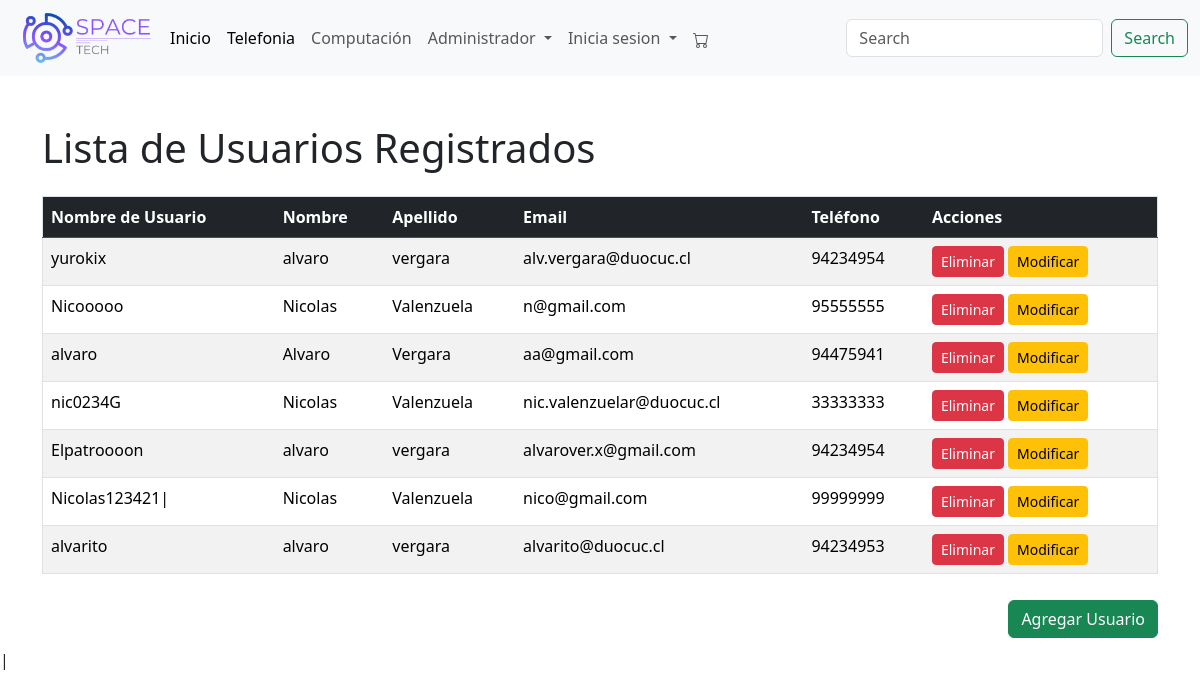
The page /listaU (signed in) on the database as committed earlier.
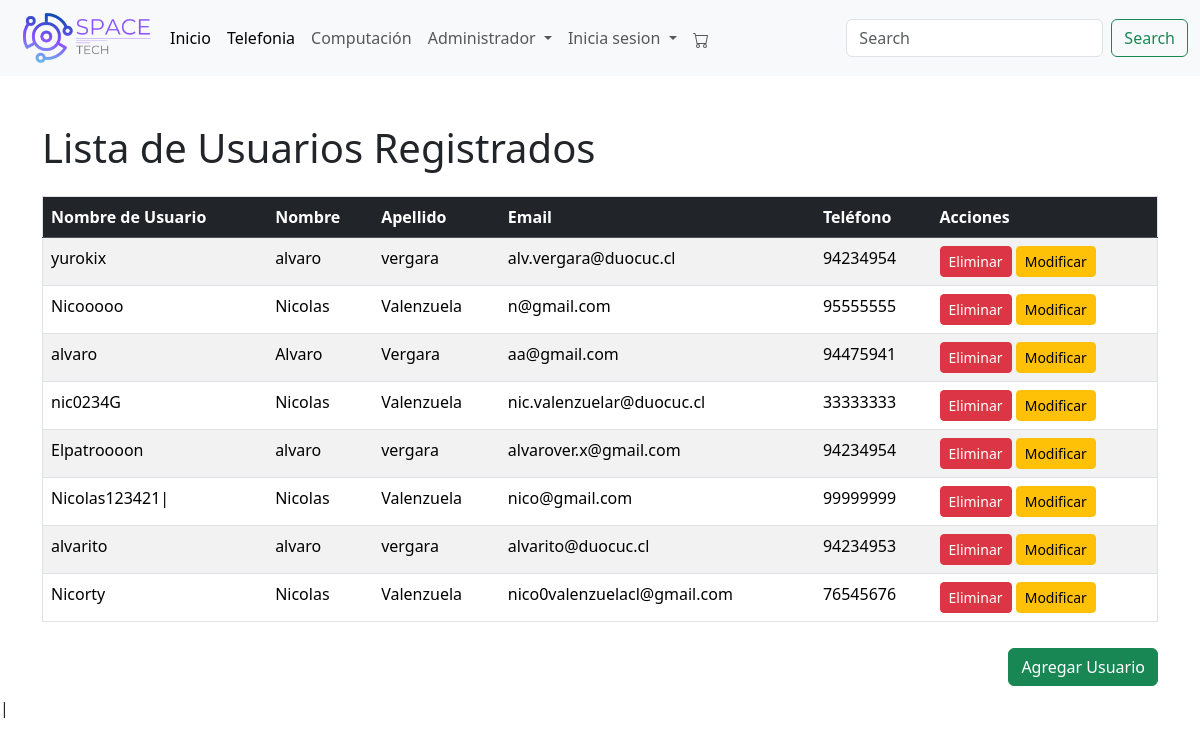
The same page on the database as committed later.
### menu/models.py (models this page shows, shortened)
class Usuario(models.Model):
    nombre_usuario = models.CharField(max_length=30)
    nombre = models.CharField(max_length=30)
    apellido = models.CharField(max_length=30)
    email = models.EmailField(unique=True)
    tfno = models.CharField(max_length=8, verbose_name="Telefono")
    clave = models.CharField(max_length=30)
    confirmar_clave = models.CharField(max_length=30)
    direccion = models.CharField(max_length=255, verbose_name="Dirección", null=True, blank=True)

### menu/views.py (the view)
# urls.py: path('listaU', views.listaU, name='listaU'),
@login_required
@user_passes_test(lambda u: u.groups.filter(name='Administradores').exists())
def listaU(request):
    usuarios = Usuario.objects.all()  # Recupera todos los usuarios
    return render(request, 'listaU.html', {'usuarios': usuarios})

### menu/context_processors.py (called while the page is built)
def carrito_items_count(request):
    if request.user.is_authenticated:
        try:
            carrito = Carrito.objects.get(usuario=request.user)
            count = CarritoItem.objects.filter(carrito=carrito).count()
        except Carrito.DoesNotExist:
            count = 0
    else:
        count = 0
    return {
        'carrito_items_count': count
    }

### menu/templates/listaU.html (shortened to what this page needs)
<!DOCTYPE html>
<html lang="en">
<head>
    {% load static %}
    <link href="https://cdn.jsdelivr.net/npm/bootstrap@5.3.0/dist/css/bootstrap.min.css" rel="stylesheet">
    <link rel="stylesheet" href="{% static 'css/listaP.css' %}">
</head>
<body>
    {% include "plantilla/menu.html" %}
    <div class="container mt-5">
        <h1 class="mb-4">Lista de Usuarios Registrados</h1>
        <div class="table-responsive">
            <table class="table table-striped table-hover">
                <thead class="table-dark">
                    <tr>
                        <th>Nombre de Usuario</th>
                        <th>Nombre</th>
                        <th>Apellido</th>
                        <th>Email</th>
                        <th>Teléfono</th>
                        <th>Acciones</th>
                    </tr>
                </thead>
                <tbody>
                    {% for usuario in usuarios %}
                    <tr>
                        <td>{{ usuario.nombre_usuario }}</td>
                        <td>{{ usuario.nombre }}</td>
                        <td>{{ usuario.apellido }}</td>
                        <td>{{ usuario.email }}</td>
                        <td>{{ usuario.tfno }}</td>
                        <td>
                            <form action="{% url 'eliminar_usuario' usuario.id %}" method="post" style="display:inline;">
                                <button type="submit" class="btn btn-danger btn-sm">Eliminar</button>
                            </form>
                            <a href="{% url 'editar_usuario' usuario.id %}" class="btn btn-warning btn-sm">Modificar</a>
                        </td>
                    </tr>
                    {% endfor %}
                </tbody>
            </table>
            <div>
                <a class="align-right" href="{% url 'formulario' %}">
                    <button class="btn btn-success"  >Agregar Usuario</button>
                    </a>
                </div>
        </div>
    </div>
   |
</body>
</html>

Rows that differ between the two databases and show on the page:
added Usuario: nombre_usuario "Nicorty", nombre "Nicolas", apellido "Valenzuela", email "nico0valenzuelacl@gmail.com", tfno "76545676"
